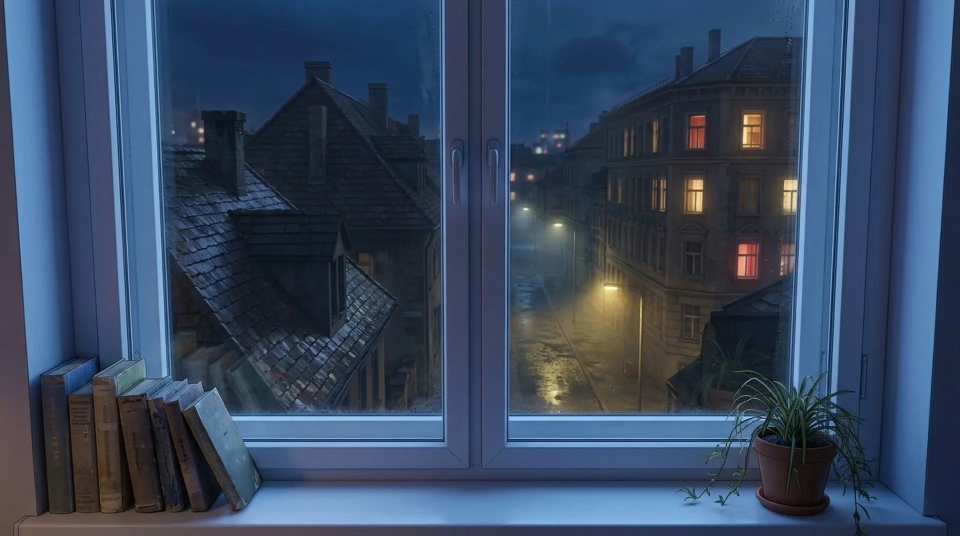
#> input picture spiel/bilder_neu/v87_vordunkel/K12.webp, 1920 x 1072 px, found by its file name (shown at 1/2 size)
$ python v90_fenster_aus.py
#> lines starting #> are read from the running program, lines starting #| are printed output that depends on the picture
# 25.11. (Patrick): Fenster gegenüber gehen einzeln aus – mit dem Gemini-Bild K12_aus (deckungsgleich mit K12).
# Pro Fenstergruppe eine Ebene (volles Bild, sonst durchsichtig) mit den Pixeln aus K12_aus, dort wo K12 heller ist (Licht + Schein).
# Aufruf: python3 proc/v90_fenster_aus.py → dist/img/K12_fa.webp … K12_ff.webp (ersetzt proc/v89_fenster.py)
import cv2, numpy as np
from PIL import Image
im = np.array(Image.open('dist/img/K12.webp').convert('RGB')).astype(np.float32)
H, W = im.shape[:2]
#> H = 1072; W = 1920
au = np.array(Image.open('../quellen/uploads/v89/fenster/K12_aus.jpg').convert('RGB').resize((W, H), Image.LANCZOS)).astype(np.float32)
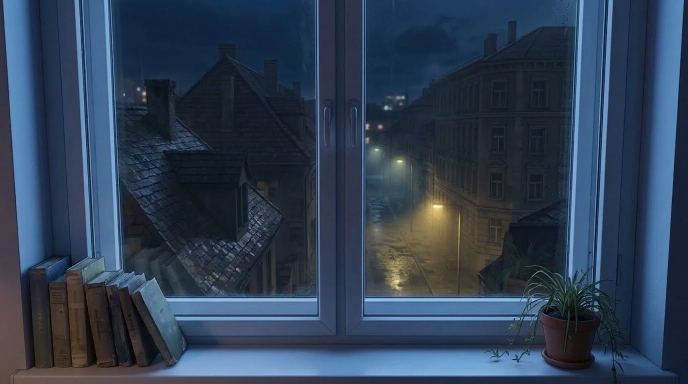
#> input picture quellen/uploads/v89/fenster/K12_aus.jpg, 1376 x 768 px, found by its file name (shown at 1/2 size)
d = (im - au).mean(-1)
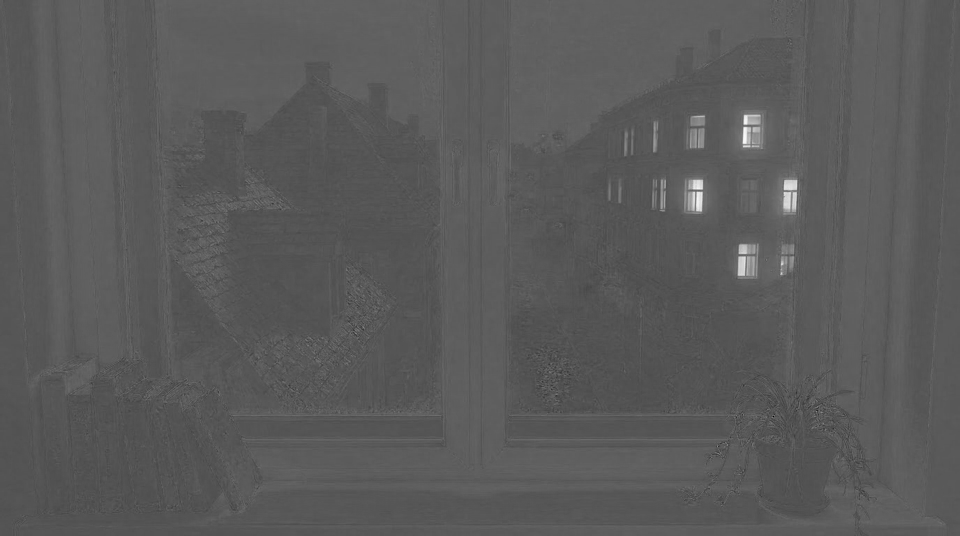
#> d: shape (1072, 1920) float32 (shown at 1/2 size); min -93.67, max 195.7, mean 8.8; drawn with min black and max white
# Reihenfolge des Ausgehens; Kästen (x0,y0,x1,y1) im Bild 1920×1072
GRUPPEN = {'fa': [(1290, 230, 1335, 315), (1235, 250, 1280, 325), (1205, 360, 1255, 415), (1290, 345, 1345, 435)],
           'fb': [(1455, 470, 1530, 570), (1545, 470, 1600, 565)],
           'fc': [(1360, 215, 1422, 310)],
           'fd': [(1530, 330, 1612, 445)],
           'fe': [(1352, 335, 1432, 440), (1468, 338, 1532, 442)],
           'ff': [(1455, 205, 1545, 318)]}
for k, kaesten in GRUPPEN.items():
    box = np.zeros((H, W), np.float32)
    for x0, y0, x1, y1 in kaesten: box[y0:y1, x0:x1] = 1
    box = cv2.GaussianBlur(box, (0, 0), 3)
    a = np.clip((d - 2) / 16, 0, 1) * box
    a = cv2.GaussianBlur(a, (0, 0), .8)
    out = np.zeros((H, W, 4), np.uint8); out[..., :3] = au.clip(0, 255).astype(np.uint8); out[..., 3] = (a * 255).astype(np.uint8)
#> (the run stopped early here; a loop or call above may not have finished)
